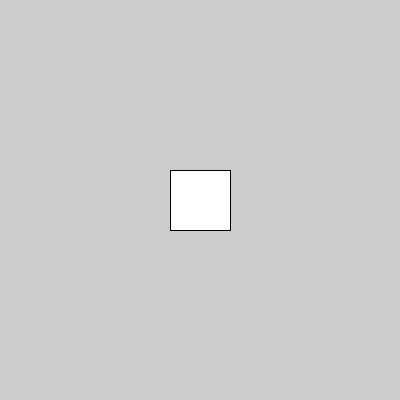
Frame 1 (no input)
Frame 60 (the mouse pressed at the canvas centre just before this capture): identical to frame 1, image omitted
Frame 120 (the mouse held since frame 60 and released just before this capture): identical to frame 1, image omitted

The Processing sketch that drew this single still picture (run headless with seeded random() and noise(); from frame 60 on, the mouse is pressed at the canvas centre):

// Processing sketch: Move
// ── Move.pde
float x;
float y;

void setup() {
  rectMode(CENTER);
  size(400, 400);
  x=width/2;
  y=height/2;
}

void draw()
{
  rect(x, y, 60, 60);
}
void keyPressed() {
    if (key == 'w') {
      y=y-1;
    } else if (key == 's') {
      y=y+1;
    } else if (key == 'a') {
      x = x-1;
    } else if (key == 'd') {
      x = x+1;
    }
}
